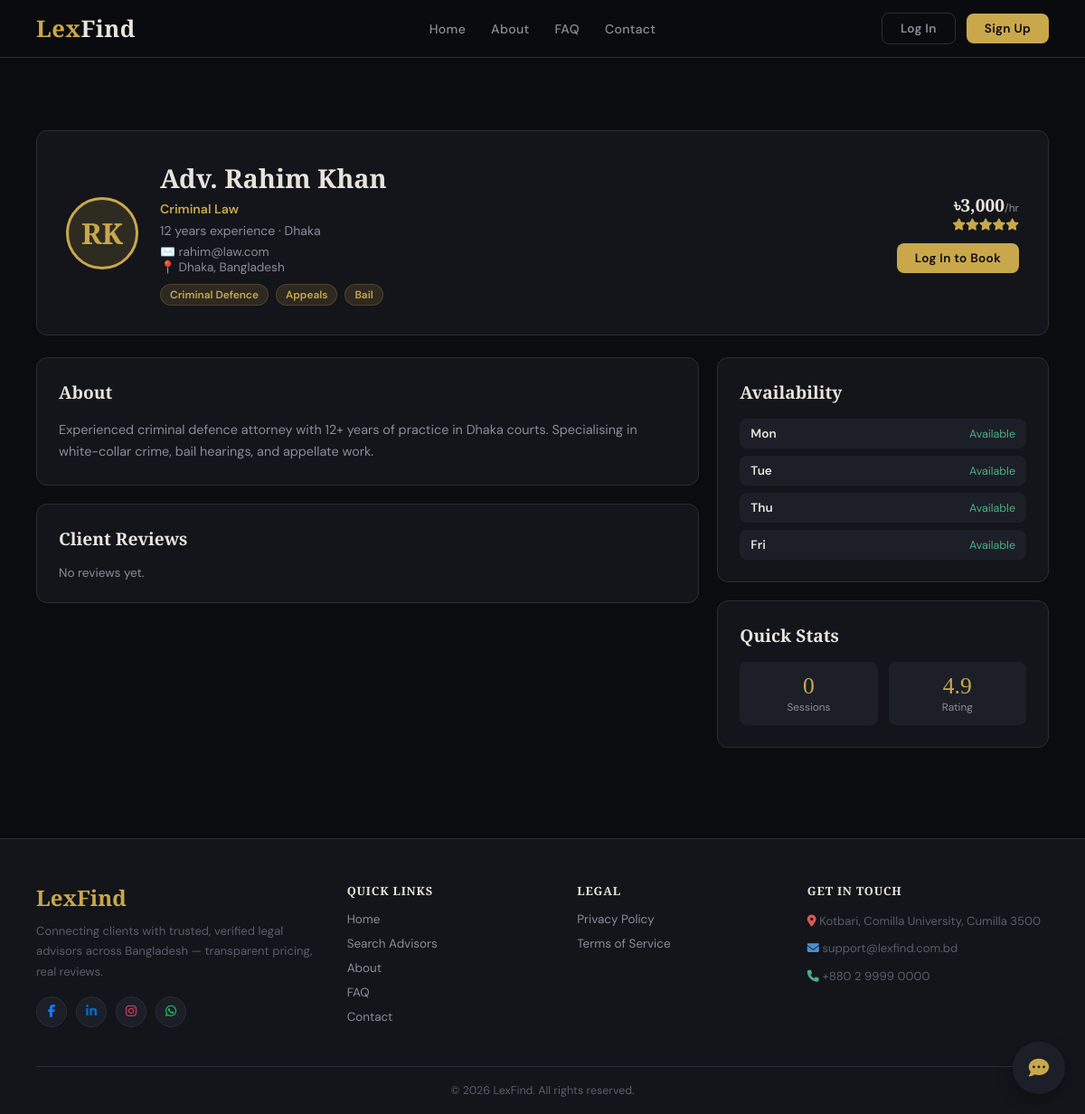
/advisor.php?id=1, run on the app's committed database.
### tables this page shows
CREATE TABLE advisor_profiles (
  id                INT AUTO_INCREMENT PRIMARY KEY,
  user_id           INT NOT NULL UNIQUE,
  specialty         VARCHAR(100) NOT NULL,
  bar_license       VARCHAR(100) DEFAULT NULL,
  bar_id_card       VARCHAR(255) DEFAULT NULL,    
  years_exp         INT DEFAULT 0,
  fee               DECIMAL(10,2) DEFAULT 0,
  languages         VARCHAR(255) DEFAULT 'Bengali, English',
  bio               TEXT,
  tags              VARCHAR(255) DEFAULT NULL,    
  location          VARCHAR(150) DEFAULT 'Dhaka',
  session_duration  INT DEFAULT 60,        
  buffer_minutes    INT DEFAULT 15,
  approval_status   ENUM('pending','approved','rejected') NOT NULL DEFAULT 'pending',
  rating_avg        DECIMAL(3,2) DEFAULT 0,
  rating_count      INT DEFAULT 0,
  created_at        TIMESTAMP DEFAULT CURRENT_TIMESTAMP,
  FOREIGN KEY (user_id) REFERENCES users(id) ON DELETE CASCADE
);

CREATE TABLE users (
  id                    INT AUTO_INCREMENT PRIMARY KEY,
  first_name            VARCHAR(100) NOT NULL,
  last_name             VARCHAR(100) NOT NULL,
  email                 VARCHAR(150) NOT NULL UNIQUE,
  phone                 VARCHAR(30)  DEFAULT NULL,
  password_hash         VARCHAR(255) NOT NULL,
  role                  ENUM('client','advisor','admin') NOT NULL DEFAULT 'client',
  address               VARCHAR(255) DEFAULT NULL,
  status                ENUM('active','suspended') NOT NULL DEFAULT 'active',
  is_verified           TINYINT(1) NOT NULL DEFAULT 1,
  avatar                VARCHAR(255) DEFAULT NULL,
  verification_token    VARCHAR(64) DEFAULT NULL,
  verification_expires  DATETIME DEFAULT NULL,
  created_at            TIMESTAMP DEFAULT CURRENT_TIMESTAMP,
  UNIQUE KEY uniq_verification_token (verification_token)
);

### advisor.php (the view, shortened to what this page needs)
<?php
require_once __DIR__ . '/includes/auth.php';
$id = (int)($_GET['id'] ?? 0);
$db = getDB();
$stmt = $db->prepare(
    'SELECT ap.*, u.first_name, u.last_name, u.email, u.address, u.avatar
     FROM advisor_profiles ap JOIN users u ON u.id = ap.user_id
     WHERE ap.id = ? AND ap.approval_status = "approved" AND u.status = "active"'
);
$stmt->execute([$id]);
$a = $stmt->fetch();
$pageTitle = 'Adv. ' . $a['first_name'] . ' ' . $a['last_name'];
$dayNames = ['Mon','Tue','Wed','Thu','Fri','Sat','Sun'];
$stmt = $db->prepare('SELECT day_of_week FROM advisor_availability WHERE advisor_id = ? AND is_active = 1 ORDER BY day_of_week');
$stmt->execute([$id]);
$availRows = $stmt->fetchAll();
$availDays = array_map(fn($r) => $dayNames[(int)$r['day_of_week']], $availRows);
$stmt = $db->prepare(
    'SELECT r.rating, r.review_text, r.created_at, u.first_name, u.last_name
     FROM reviews r JOIN users u ON u.id = r.client_id
     WHERE r.advisor_id = ? ORDER BY r.created_at DESC LIMIT 20'
);
$stmt->execute([$id]);
$reviews = $stmt->fetchAll();
$stmt = $db->prepare('SELECT COUNT(*) c FROM bookings WHERE advisor_id = ? AND status = "confirmed"');
$stmt->execute([$id]);
$sessions = (int)$stmt->fetch()['c'];
$tags = $a['tags'] ? explode(',', $a['tags']) : [];
include __DIR__ . '/includes/header.php';
?>
<div class="section">
  <div class="profile-header">
    <?= avatarImg($a['avatar'] ?? null, $a['first_name'], $a['last_name'], 'profile-avatar-lg') ?>
    <div class="profile-info" style="flex:1">
      <h2><?= h($pageTitle) ?></h2>
      <p style="color:var(--gold);font-weight:600;margin-bottom:6px"><?= h($a['specialty']) ?> Law</p>
      <p><?= (int)$a['years_exp'] ?> years experience · <?= h($a['location']) ?></p>
      <p style="color:var(--text-muted);font-size:0.85rem;margin-top:6px">✉️ <?= h($a['email']) ?></p>
      <?php if (!empty($a['address'])): ?>
      <p style="color:var(--text-muted);font-size:0.85rem">📍 <?= h($a['address']) ?></p>
      <?php endif; ?>
      <div style="display:flex;gap:8px;margin-top:10px;flex-wrap:wrap">
        <?php foreach ($tags as $t): ?><span class="tag"><?= h($t) ?></span><?php endforeach; ?>
      </div>
    </div>
    <div class="profile-fee-box">
      <div class="fee"><?= money($a['fee']) ?><span>/hr</span></div>
      <div class="stars"><?= renderStars((float)$a['rating_avg']) ?></div>
      <?php if (!$u): ?>
        <a class="btn btn-gold" style="margin-top:12px" href="login.php?redirect=<?= urlencode('advisor.php?id=' . $id . '#book') ?>">Log In to Book</a>
      <?php elseif ($u['role'] === 'client'): ?>
        <a class="btn btn-gold" style="margin-top:12px" href="#book">Book Appointment</a>
      <?php endif; ?>
    </div>
  </div>
  <div class="advisor-layout">
    <div class="advisor-col-main">
      <div class="card-box card-about"><h3>About</h3><p style="color:var(--text-muted);line-height:1.7;font-size:0.9rem;margin-top:12px"><?= h($a['bio'] ?: 'No bio provided yet.') ?></p></div>
      <div class="card-box card-reviews">
        <h3>Client Reviews</h3>
        <div style="margin-top:12px">
          <?php if (!$reviews): ?>
            <p style="color:var(--text-muted);font-size:0.85rem">No reviews yet.</p>
          <?php endif; ?>
        </div>
      </div>
    </div>
    <div class="advisor-col-side">
      <div class="card-box card-avail"><h3>Availability</h3>
        <div style="margin-top:12px;display:flex;flex-direction:column;gap:8px">
          <?php foreach ($availDays as $d): ?>
            <div style="display:flex;justify-content:space-between;align-items:center;padding:8px 12px;background:var(--surface2);border-radius:var(--radius-sm)">
              <span style="font-size:0.85rem;font-weight:600"><?= h($d) ?></span><span style="font-size:0.78rem;color:var(--green)">Available</span>
            </div>
          <?php endforeach; ?>
        </div>
      </div>
      <div class="card-box card-stats"><h3>Quick Stats</h3>
        <div style="display:grid;grid-template-columns:1fr 1fr;gap:12px;margin-top:12px">
          <div style="text-align:center;padding:12px;background:var(--surface2);border-radius:var(--radius-sm)">
            <div style="font-family:'Cormorant Garamond',serif;font-size:1.6rem;color:var(--gold)"><?= $sessions ?></div>
            <div style="font-size:0.74rem;color:var(--text-muted)">Sessions</div>
          </div>
          <div style="text-align:center;padding:12px;background:var(--surface2);border-radius:var(--radius-sm)">
            <div style="font-family:'Cormorant Garamond',serif;font-size:1.6rem;color:var(--gold)"><?= (float)$a['rating_avg'] ?></div>
            <div style="font-size:0.74rem;color:var(--text-muted)">Rating</div>
          </div>
        </div>
      </div>
    </div>
  </div>
</div>
<?php include __DIR__ . '/includes/footer.php'; ?>

### includes/auth.php (shortened to what this page needs)
<?php
function h($s) {
    return htmlspecialchars((string)$s, ENT_QUOTES, 'UTF-8');
}
function money($n) {
    $n = (float)$n;
    return '৳' . number_format($n, 0);
}
function currentUser() {
    return $_SESSION['user'] ?? null;
}
function renderStars(float $rating): string {
    $rating = max(0, min(5, $rating));
    $rounded = round($rating * 2) / 2;
    $full = (int)floor($rounded);
    $half = ($rounded - $full) >= 0.5 ? 1 : 0;
    $empty = 5 - $full - $half;
    return str_repeat('<i class="fa-solid fa-star"></i>', $full)
        . str_repeat('<i class="fa-solid fa-star-half-stroke"></i>', $half)
        . str_repeat('<i class="fa-regular fa-star"></i>', $empty);
}
function initialsOf(string $first, string $last): string {
    return strtoupper(substr($first, 0, 1) . substr($last, 0, 1));
}
function avatarImg(?string $avatar, string $firstName, string $lastName, string $class): string {
    return '<div class="' . h($class) . '">' . h(initialsOf($firstName, $lastName)) . '</div>';
}

### assets/css/style.css (style rules this page uses)
:root { --bg: #0b0c0f; --surface: #13151a; --surface2: #1c1f27; --border: #2a2d38; --gold: #c9a84c; --gold-light: #e8c97a; --gold-dim: rgba(201,168,76,0.15); --text: #e8e4dc; --text-muted: #8a8d99; --text-dim: #5a5d6a; --red: #e05555; --green: #4caf82; --blue: #4c8fcf; --radius: 12px; --radius-sm: 8px; --shadow: 0 4px 32px rgba(0,0,0,0.5); }
* { margin:0; padding:0; box-sizing:border-box; }
html { scroll-behavior: smooth; }
body { font-family: 'DM Sans', sans-serif; background: var(--bg); color: var(--text); min-height: 100vh; overflow-x: hidden; padding-top: 64px; }
h1,h2,h3,h4 { font-family: 'Cormorant Garamond', serif; }
.btn { display:inline-flex; align-items:center; gap:6px; padding:8px 20px; border-radius:var(--radius-sm); font-size:0.85rem; font-weight:600; cursor:pointer; border:none; transition:all 0.2s; text-decoration:none; font-family:'DM Sans',sans-serif; letter-spacing:0.3px; }
.btn-gold { background:var(--gold); color:#0b0c0f; }
.section { padding:80px 40px; max-width:1200px; margin:0 auto; }
.tag { padding:3px 10px; border-radius:999px; font-size:0.74rem; font-weight:600; background:var(--gold-dim); color:var(--gold); border:1px solid rgba(201,168,76,0.2); }
.fee { font-family:'Cormorant Garamond',serif; font-size:1.2rem; font-weight:700; color:var(--text); }
.fee span { font-family:'DM Sans',sans-serif; font-size:0.75rem; color:var(--text-muted); font-weight:400; }
.stars { color:var(--gold); font-size:0.82rem; }
.card-box { background:var(--surface); border:1px solid var(--border); border-radius:var(--radius); padding:24px; margin-bottom:20px; }
.card-box h3 { font-size:1.2rem; margin-bottom:16px; }
.profile-header { background:var(--surface); border:1px solid var(--border); border-radius:var(--radius); padding:32px; display:flex; gap:24px; align-items:center; margin-bottom:24px; }
.profile-fee-box { text-align:right; }
.advisor-layout { display:grid; grid-template-columns:2fr 1fr; gap:20px; }
.profile-avatar-lg { width:80px; height:80px; border-radius:50%; background:var(--gold-dim); border:3px solid var(--gold); display:flex; align-items:center; justify-content:center; font-family:'Cormorant Garamond',serif; font-size:2rem; font-weight:700; color:var(--gold); flex-shrink:0; }
.profile-info h2 { font-size:1.8rem; margin-bottom:6px; }
.profile-info p { color:var(--text-muted); font-size:0.88rem; }
:root { --icon-brown: #a9744f; }
.fa-bolt, .fa-hand, .fa-scale-balanced, .fa-champagne-glasses, .fa-star { color: var(--gold); }

### data on the page
advisor_profiles: user.last_name "RK", user.last_name "Adv. Rahim Khan", specialty "Criminal", years_exp "12", location "Dhaka", user.email "rahim@law.com", user.address "Dhaka, Bangladesh", tags "Criminal Defence", tags "Appeals", tags "Bail", fee "৳3,000", bio "Experienced criminal defence attorney with 12+ years of practice in Dhaka courts. Specialising in white-collar crime, bail hearings, and appellate work.", rating_avg "4.9"

### other printed values
$d "Mon"
$d "Tue"
$d "Thu"
$d "Fri"
$sessions "0"
